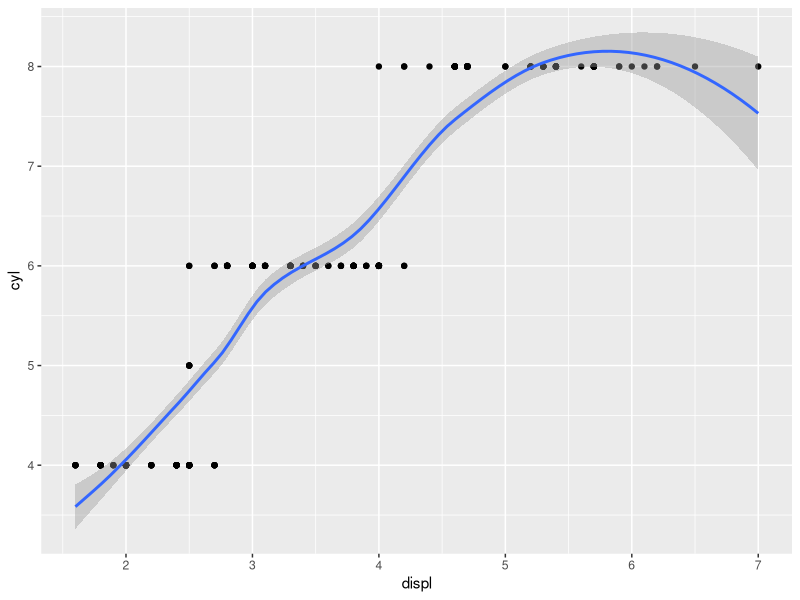
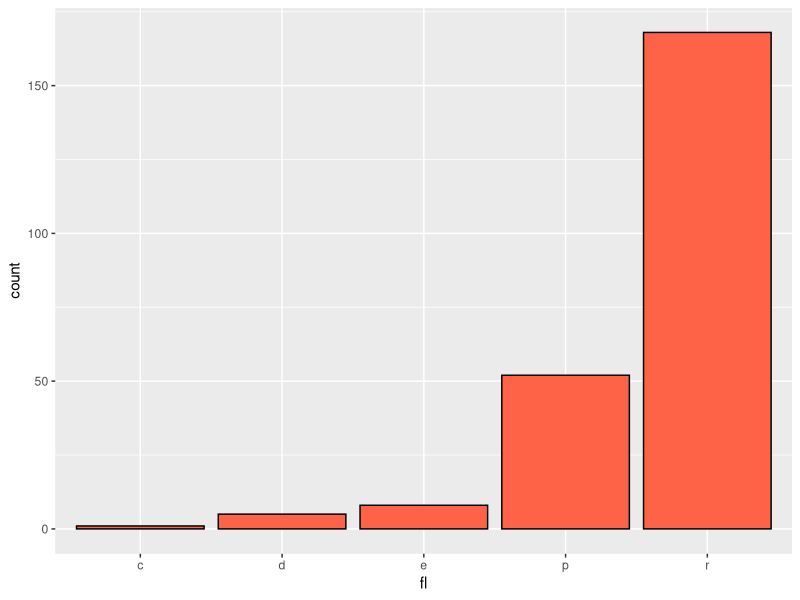
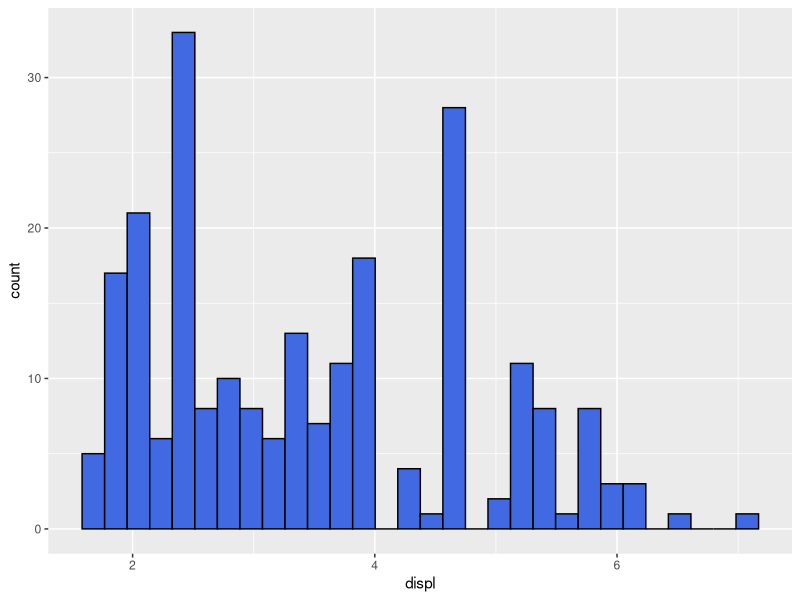
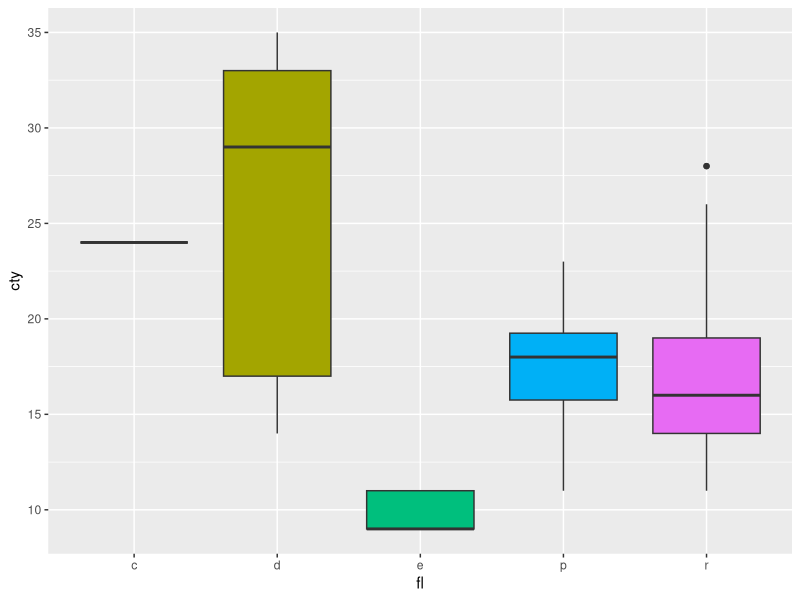
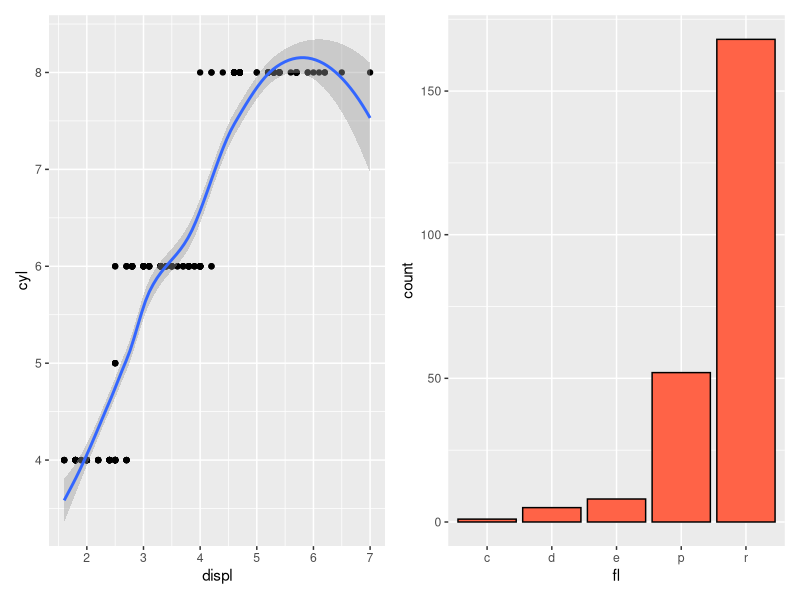
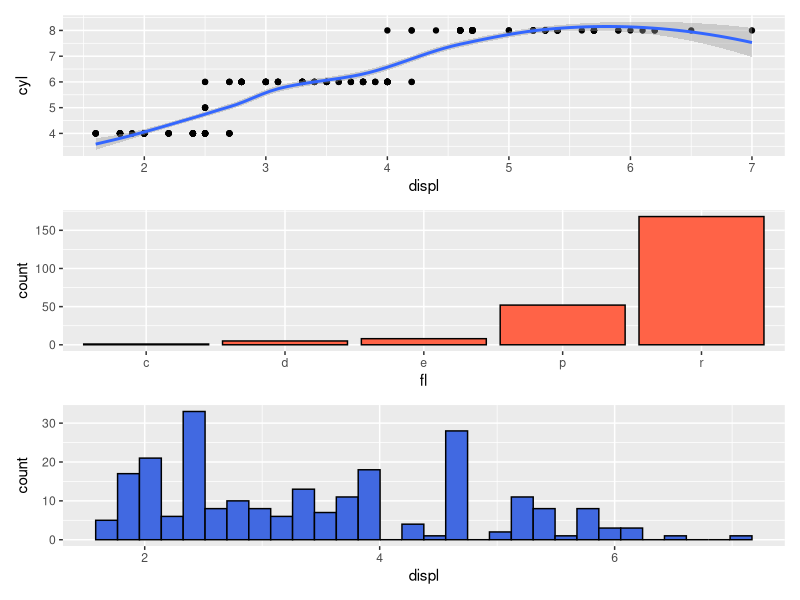
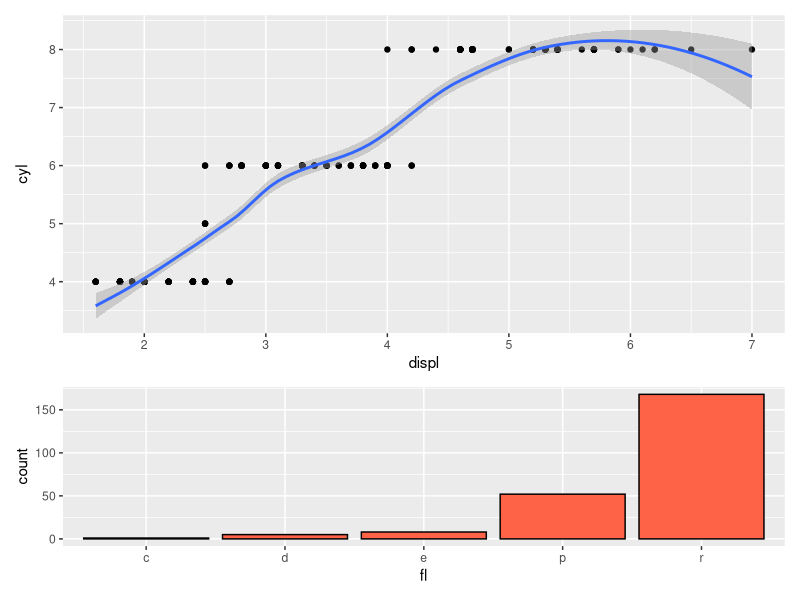
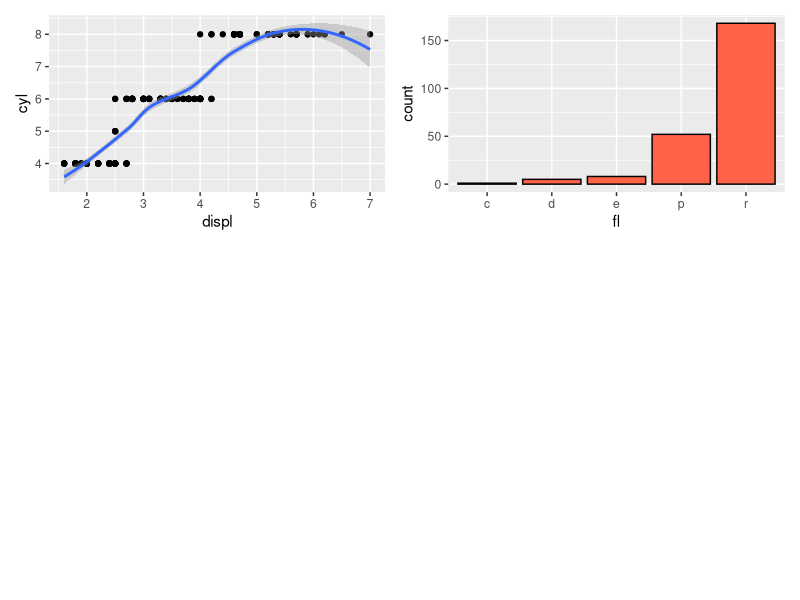

Here is the R script that generated these plots, in order: (Note: this script raises an error after producing the figures.)
# ggplot graphics
# 04.10.2018

library(ggplot2)
library(patchwork)
library(TeachingDemos)
library(ggthemes)
char2seed("Sienna")
data('mtcars')

d=mpg

# create four individual graphs
g1 <- ggplot(data=d,mapping = aes(x=displ,y=cyl)) + 
  geom_point() + 
  geom_smooth()
print(g1)

# second graph
g2 <- ggplot(data = d,mapping = aes(x=fl,fill=I("tomato"), color=I("black"))) + 
  geom_bar(stat="count") + 
  theme(legend.position = "none")
print(g2)

g3=ggplot(data=d, 
          mapping = aes(x=displ, fill=I("royalblue"), color=I("black"))) +
  geom_histogram()
print(g3)

g4=ggplot(data=d,
          mapping=aes(x=fl, y=cty, fill=fl)) +
  geom_boxplot() + theme(legend.position = "none")
print(g4)

# patchwork
# place two plots horizontally
 g1 + g2
 
 g1 + g2 + g3 + plot_layout(ncol=1)
 
 g1 + g2 + plot_layout(ncol=1, heights=c(2,1))
 
 g1 + g2 + plot_layout(ncol=2, heights=c(1,2))
 
 g1 + plot_spacer() + g2
 
 g1 + {
   g2 + {
     g3 + 
       g4 + 
         plot_layout(ncol=1)
       }
     }
      + plot_layout(ncol=1)

 g1 + g2 - g3 + plot_layout(ncol=1)
 
 (g1 | g2 | g3)/g4
 
 g3a= g3 + scale_x_reverse()
 g3b =g3 + scale_y_reverse()
 g3c =g3 + scale_y_reverse() + scale_x_reverse()
 
 (g3 | g3a) / ( g3b | g3c)
 
 (g3 + coord_flip() | g3a + coord_flip())/ (g3b + coord_flip() | g3c + coord_flip())
 
 # save 
 #ggsave(filename="MyPlot.pdf", plot=g3, device="pdf", width=20, height=20,
#        units="cm")
 
 # mapping of vars to aes
 
m1= ggplot (data=mpg, mapping=aes(x=displ, y=cty, color=class))+
  geom_point(size=2, shape=21)
print(m1) 

m2= ggplot (data=mpg, mapping=aes(x=displ, y=cty, shape=class))+
  geom_point(size=2)
print(m2) 

m3= ggplot (data=mpg, mapping=aes(x=displ, y=cty))+
  geom_point(fill="coral", color="royalblue", shape=21)
print(m3)

m4= ggplot (data=mpg, mapping=aes(x=displ, y=cty, size=class))+
  geom_point()
print(m4) 

# 2 vars
m5= ggplot (data=mpg, mapping=aes(x=displ, y=cty, size=hwy, color=hwy))+
  geom_point()
print(m5)

m6= ggplot (data=mpg, mapping=aes(x=displ, y=cty, shape=class, color=hwy))+
  geom_point()
print(m6)

# 3 vars
m7= ggplot (data=mpg, mapping=aes(x=displ, y=cty, 
                                  shape=drv, size=hwy,color=fl))+
  geom_point()
print(m7)

# mapping a var to the same aes for two different geoms
m7= ggplot (data=mpg, mapping=aes(x=displ, y=cty, 
                                  color=drv))+
  geom_point() + geom_smooth(method="lm")
print(m7)

# facetting for visualization in a set of related plots

m8= ggplot (data=mpg, mapping=aes(x=displ, y=cty, color=hwy)) + 
  geom_point() 
print(m8)
# classification for rows, for cols
m8 + facet_grid(class ~ fl)
m8 + facet_grid(class ~ fl, scales="free_y")

# facet on only 1 var
m8 + facet_grid(. ~ class)

# use facet wrap for unordered graphs
m8 + facet_wrap(~ class)

# combine vars in a facet wrap
m8+ facet_wrap(~class + fl, drop=FALSE)

m9= ggplot (data=mpg, mapping=aes(x=displ, y=cty, color=drv)) + 
  geom_smooth(method="lm", se=FALSE)
print(m9)
m9 + facet_grid(. ~ class)

# fitting with boxplots over a cont. var
m10= ggplot (data=mpg, mapping=aes(x=displ, y=cty)) + 
  geom_boxplot()
print(m10)
m9 + facet_grid(. ~ class)
